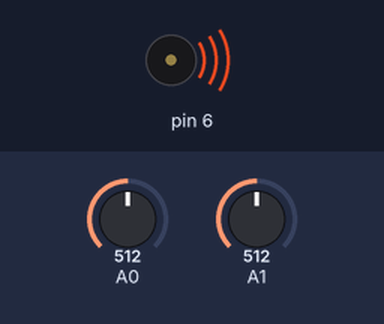
The sketch below on a simulated Arduino Uno, built with avr-gcc and run on an emulated ATmega328P. Parts: buzzer (waves = sounding). The test bench sets the inputs (shaded band); at power-on: A0 = 512, A1 = 512. What the sketch prints to the serial monitor is not drawn.

Above: at 1.2 s.
1.3 s: A0 set to 982
2.8 s: A0 set to 1009
Timing chart, 0 to 5.8 s (numbered marks = the images above; inputs shaded):
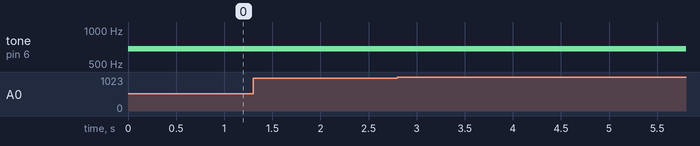

Measured:
- after the input at 1.3 s, every drawn part: stays the same
- after the input at 2.8 s, every drawn part: stays the same

The sketch:

proyecto_ADC2_laser.ino
```cpp
int th = 200;

void setup(){
  Serial.begin(9600);
}

void loop(){
  int sensor0 =analogRead(A0);
  int sensor1 =analogRead(A1);
  //int sensor1 =100;

  Serial.print(sensor0);
  Serial.print(',');
  Serial.println(sensor1);

  if((sensor0 <th) && (sensor1)<th){
    noTone(6);
  }
  else{
    tone(6,680);

  }
  //delay(500);
}
```
